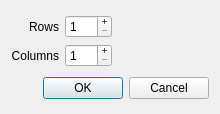
<?xml version="1.0" encoding="UTF-8"?>
<ui version="4.0">
 <class>DialogCellSplit</class>
 <widget class="QDialog" name="DialogCellSplit">
  <property name="geometry">
   <rect>
    <x>0</x>
    <y>0</y>
    <width>220</width>
    <height>114</height>
   </rect>
  </property>
  <property name="windowTitle">
   <string>Split Cell</string>
  </property>
  <layout class="QVBoxLayout" name="verticalLayout_3">
   <item>
    <layout class="QHBoxLayout" name="horizontalLayout_2">
     <item>
      <layout class="QHBoxLayout" name="horizontalLayout">
       <item>
        <layout class="QVBoxLayout" name="verticalLayout">
         <item>
          <widget class="QLabel" name="label">
           <property name="text">
            <string>Rows</string>
           </property>
           <property name="alignment">
            <set>Qt::AlignRight|Qt::AlignTrailing|Qt::AlignVCenter</set>
           </property>
          </widget>
         </item>
         <item>
          <widget class="QLabel" name="label_2">
           <property name="text">
            <string>Columns</string>
           </property>
           <property name="alignment">
            <set>Qt::AlignRight|Qt::AlignTrailing|Qt::AlignVCenter</set>
           </property>
          </widget>
         </item>
        </layout>
       </item>
       <item>
        <layout class="QVBoxLayout" name="verticalLayout_2">
         <item>
          <widget class="QSpinBox" name="SBRows">
           <property name="buttonSymbols">
            <enum>QAbstractSpinBox::PlusMinus</enum>
           </property>
           <property name="minimum">
            <number>1</number>
           </property>
           <property name="maximum">
            <number>999</number>
           </property>
          </widget>
         </item>
         <item>
          <widget class="QSpinBox" name="SBColumns">
           <property name="buttonSymbols">
            <enum>QAbstractSpinBox::PlusMinus</enum>
           </property>
           <property name="minimum">
            <number>1</number>
           </property>
           <property name="maximum">
            <number>999</number>
           </property>
          </widget>
         </item>
        </layout>
       </item>
      </layout>
     </item>
     <item>
      <spacer name="horizontalSpacer">
       <property name="orientation">
        <enum>Qt::Horizontal</enum>
       </property>
       <property name="sizeHint" stdset="0">
        <size>
         <width>40</width>
         <height>20</height>
        </size>
       </property>
      </spacer>
     </item>
    </layout>
   </item>
   <item>
    <layout class="QHBoxLayout" name="horizontalLayout_3">
     <item>
      <spacer name="horizontalSpacer_2">
       <property name="orientation">
        <enum>Qt::Horizontal</enum>
       </property>
       <property name="sizeHint" stdset="0">
        <size>
         <width>40</width>
         <height>20</height>
        </size>
       </property>
      </spacer>
     </item>
     <item>
      <widget class="QPushButton" name="PBOk">
       <property name="text">
        <string>OK</string>
       </property>
      </widget>
     </item>
     <item>
      <widget class="QPushButton" name="PBCancel">
       <property name="text">
        <string>Cancel</string>
       </property>
      </widget>
     </item>
    </layout>
   </item>
  </layout>
 </widget>
 <resources/>
 <connections/>
</ui>
